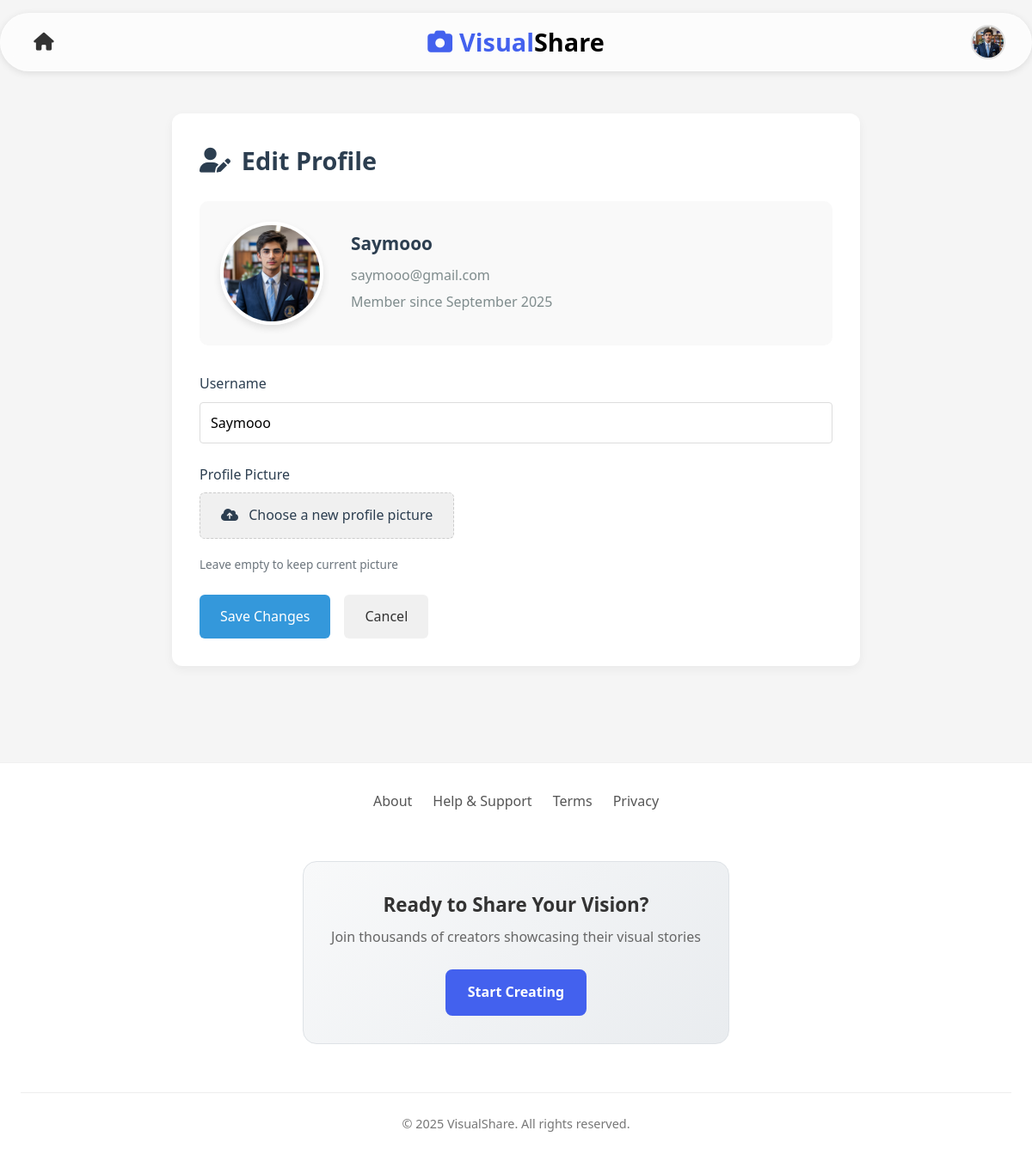
/edit-profile.php (signed in), run on the app's committed database.
### tables this page shows
CREATE TABLE `users` (
  `id` int(11) NOT NULL,
  `username` varchar(50) NOT NULL,
  `email` varchar(100) NOT NULL,
  `password` varchar(255) NOT NULL,
  `created_at` timestamp NOT NULL DEFAULT current_timestamp(),
  `gender` enum('male','female','other') DEFAULT NULL,
  `profile_pic` varchar(255) DEFAULT NULL,
  `bio` text DEFAULT NULL,
  `location` varchar(255) DEFAULT NULL
);

### edit-profile.php (the view, shortened to what this page needs)
<?php
require_once 'includes/config.php';
$user_id = $_SESSION['user_id'];
$query = "SELECT username, email, profile_pic FROM users WHERE id = ?";
$stmt = $conn->prepare($query);
$stmt->bind_param("i", $user_id);
$stmt->execute();
$result = $stmt->get_result();
$user = $result->fetch_assoc();
require_once 'includes/header.php';
?>
<div class="edit-profile-container">
    <h1><i class="fas fa-user-edit"></i> Edit Profile</h1>
    <div class="profile-preview">
        <div class="profile-avatar" id="profile-avatar">
            <?php if(!empty($user['profile_pic'])): ?>
                <img id="profile-preview-img" src="<?php echo htmlspecialchars($user['profile_pic']); ?>" alt="Profile Picture">
            <?php else: ?>
                <div class="default-avatar" id="default-avatar">
                    <i class="fas fa-user"></i>
                </div>
            <?php endif; ?>
        </div>
        <div class="profile-info">
            <h3><?php echo htmlspecialchars($user['username']); ?></h3>
            <p><?php echo htmlspecialchars($user['email']); ?></p>
            <p>Member since <?php echo date('F Y', strtotime($user['created_at'] ?? 'now')); ?></p>
        </div>
    </div>
   <form action="edit-profile.php" method="POST" enctype="multipart/form-data">
    <div class="form-group">
        <label for="username">Username</label>
        <input type="text" id="username" name="username" class="form-control"
               value="<?php echo htmlspecialchars($user['username']); ?>" required>
    </div>
    <div class="form-group">
        <label for="profile_pic">Profile Picture</label>
        <div class="file-input-wrapper">
            <label class="file-input-label" for="profile_pic">
                <i class="fas fa-cloud-upload-alt"></i> Choose a new profile picture
            </label>
        </div>
        <small class="form-text">Leave empty to keep current picture</small>
    </div>
    <div class="btn-group">
        <button type="submit" class="btn btn-primary">Save Changes</button>
        <a href="dashboard.php" class="btn btn-secondary">Cancel</a>
    </div>
</form>
</div>
<?php require_once 'includes/footer.php'; ?>

### includes/header.php (shortened to what this page needs)
<?php
require_once 'config.php';
$user_id = $_SESSION['user_id'] ?? 0;
$user_data = null;
$initials = '';
if ($user_id) {
    $profile_query = "SELECT profile_pic, username FROM users WHERE id = ? LIMIT 1";
    $profile_stmt = $conn->prepare($profile_query);
    $profile_stmt->bind_param("i", $user_id);
    $profile_stmt->execute();
    $profile_result = $profile_stmt->get_result();
    $user_data = $profile_result->fetch_assoc();
    if (!empty($user_data['username'])) {
        $names = explode(' ', $user_data['username']);
        $initials = strtoupper(substr($names[0], 0, 1));
    }
}
?>
<!DOCTYPE html>
<html lang="en">
<head>
    <link rel="stylesheet" href="https://cdnjs.cloudflare.com/ajax/libs/font-awesome/6.0.0-beta3/css/all.min.css">
    <link rel="stylesheet" href="assets/css/style.css">
</head>
<body>
    <header class="header">
        <div class="header-container">
            <div class="header-left">
                <a href="index.php" class="nav-link animated-icon" title="Home" data-icon="home">
                    <i class="fas fa-home"></i>
                </a>
            </div>
            <div class="header-center">
                <div class="logo">
                    <a href="index.php">
                        <i class="fas fa-camera logo-icon"></i>
                        <span>Visual</span><span class="logo-share">Share</span>
                    </a>
                </div>
            </div>
            <div class="header-right">
                <?php if(isset($_SESSION['user_id'])): ?>
                    <div class="profile-pic-container">
                        <a href="dashboard.php" class="profile-pic-link" title="Dashboard" >
                            <?php if(!empty($user_data['profile_pic'])): ?>
                                <img src="<?php echo htmlspecialchars($user_data['profile_pic']); ?>"
                                     alt="Profile Picture" class="header-profile-pic">
                            <?php else: ?>
                                <div class="header-avatar-initials">
                                    <?php echo $initials; ?>
                                </div>
                            <?php endif; ?>
                        </a>
                    </div>
                <?php endif; ?>
            </div>
        </div>
    </header>
    <main class="main-content">

### assets/css/style.css (style rules this page uses)
:root { --primary-color: #4361ee; --secondary-color: #3f37c9; --accent-color: #4895ef; --light-color: #f8f9fa; --dark-color: #212529; --success-color: #4cc9f0; --danger-color: #f72585; --warning-color: #f8961e; }
* { margin: 0; padding: 0; box-sizing: border-box; font-family: 'Segoe UI', Tahoma, Geneva, Verdana, sans-serif; }
body { background-color: #f5f5f5; color: var(--dark-color); line-height: 1.6; }
.header { background-color: white; box-shadow: 0 2px 10px rgba(0, 0, 0, 0.1); position: sticky; top: 0; z-index: 100; }
.logo a { font-size: 1.5rem; font-weight: bold; color: var(--primary-color); text-decoration: none; }
.main-content { padding: 2rem 0; }
.form-group { margin-bottom: 1.5rem; }
.form-group label { display: block; margin-bottom: 0.5rem; font-weight: 500; }
.form-group input { width: 100%; padding: 0.75rem; border: 1px solid #ddd; border-radius: 4px; font-size: 1rem; transition: border-color 0.3s; }
.btn { display: inline-block; padding: 0.75rem 1.5rem; background-color: var(--primary-color); color: white; border: none; border-radius: 4px; cursor: pointer; font-size: 1rem; font-weight: 500; transition: background-color 0.3s; text-decoration: none; text-align: center; }

### includes/header.php (style rules this page uses)
.header { background-color: rgba(255, 255, 255, 0.7); backdrop-filter: blur(10px); -webkit-backdrop-filter: blur(10px); border: 1px solid rgba(255, 255, 255, 0.3); box-shadow: 0 2px 8px rgba(0,0,0,0.1); position: sticky; top: 15px; z-index: 1000; max-width: 1200px; margin: 0 auto; padding: 10px 30px; border-radius: 50px; }
.header-container { display: flex; align-items: center; }
.header-left, .header-right { display: flex; align-items: center; gap: 10px; width: 60px; flex-shrink: 0; }
.header-left { justify-content: flex-start; }
.header-right { justify-content: flex-end; }
.header-center { flex: 1; display: flex; justify-content: center; align-items: center; }
.logo a { font-size: 1.8rem; font-weight: 700; color: #4361ee; text-decoration: none; display: flex; align-items: center; transition: all 0.3s ease; }
.logo-icon { font-size: 1.8rem; margin-right: 0.5rem; }
.logo .logo-share { color: black; }
.nav-link { text-decoration: none; color: #333; font-weight: 500; transition: all 0.3s ease; display: flex; align-items: center; justify-content: center; padding: 0.6rem; border-radius: 50%; font-size: 0.95rem; width: 40px; height: 40px; }
.nav-link i { font-size: 1.3rem; }
.profile-pic-link { display: block; width: 40px; height: 40px; border-radius: 50%; overflow: hidden; border: 2px solid #e0e0e0; transition: all 0.3s ease; }
.header-profile-pic { width: 100%; height: 100%; object-fit: cover; }

### data on the page
users: profile_pic (picture), username "Saymooo", email "saymooo@gmail.com"

### other printed values
date('F Y', strtotime($user['created_at'] ?? 'now')) "September 2025"
